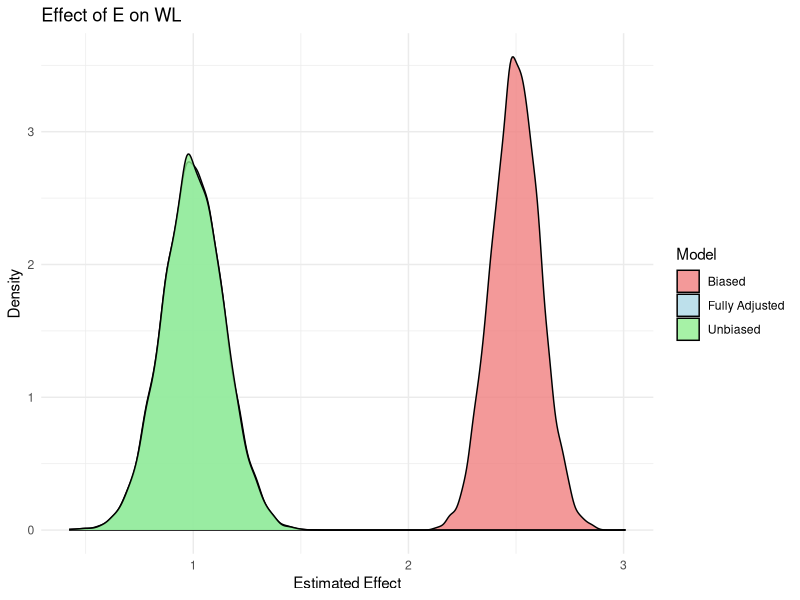
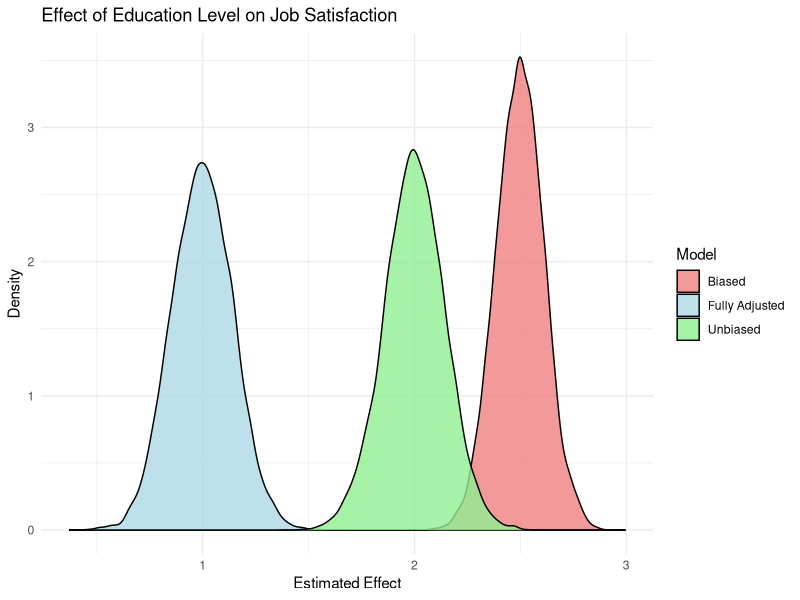
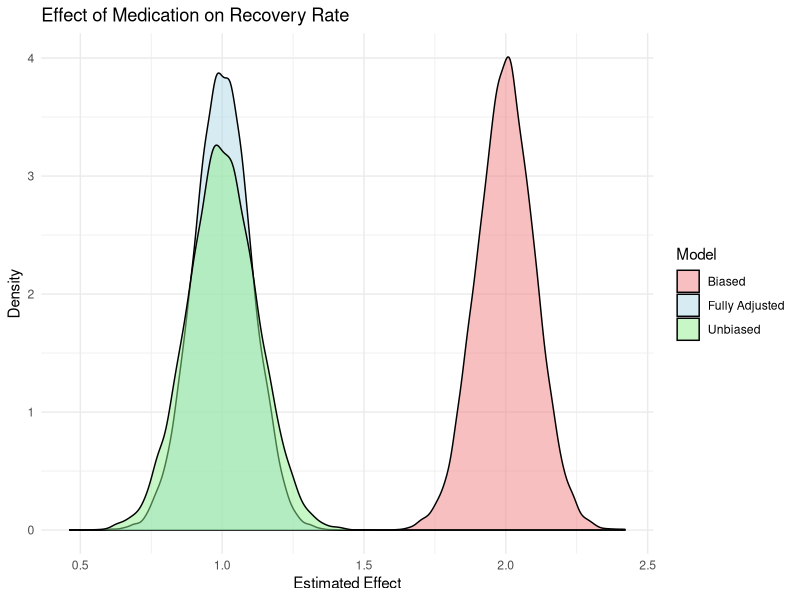
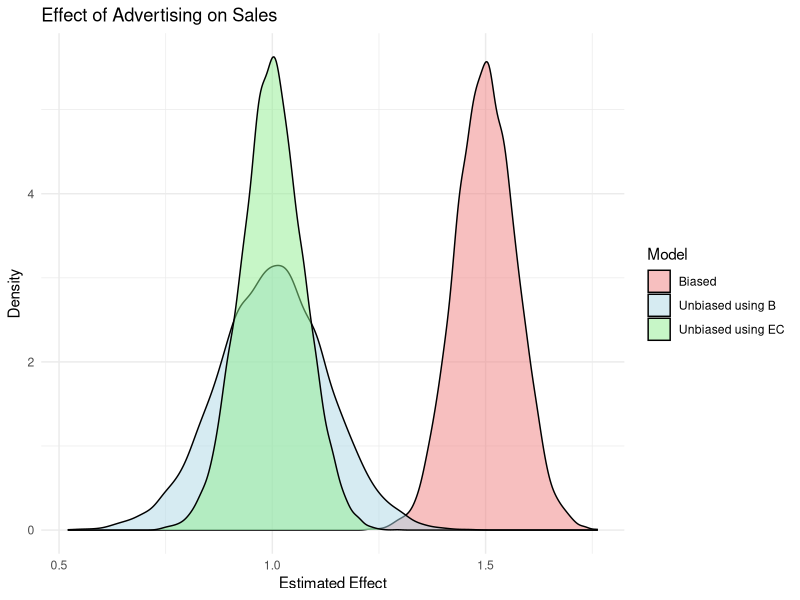
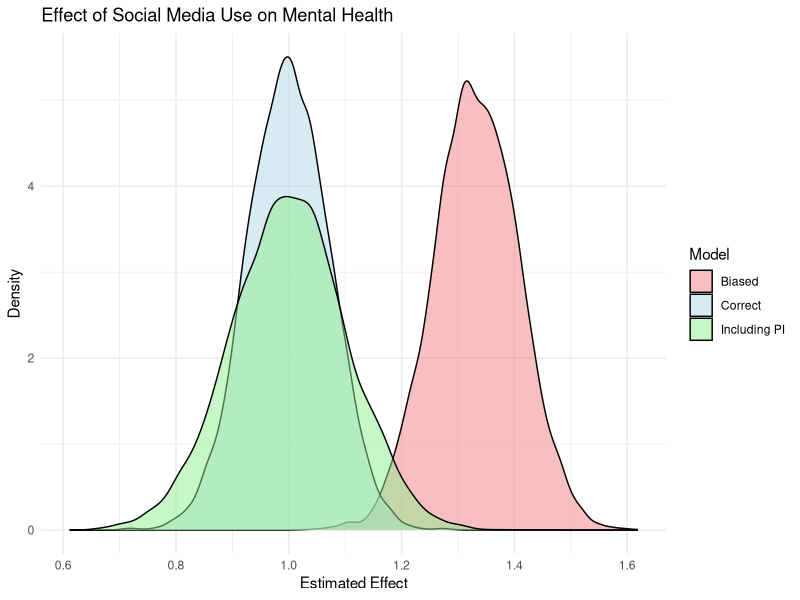
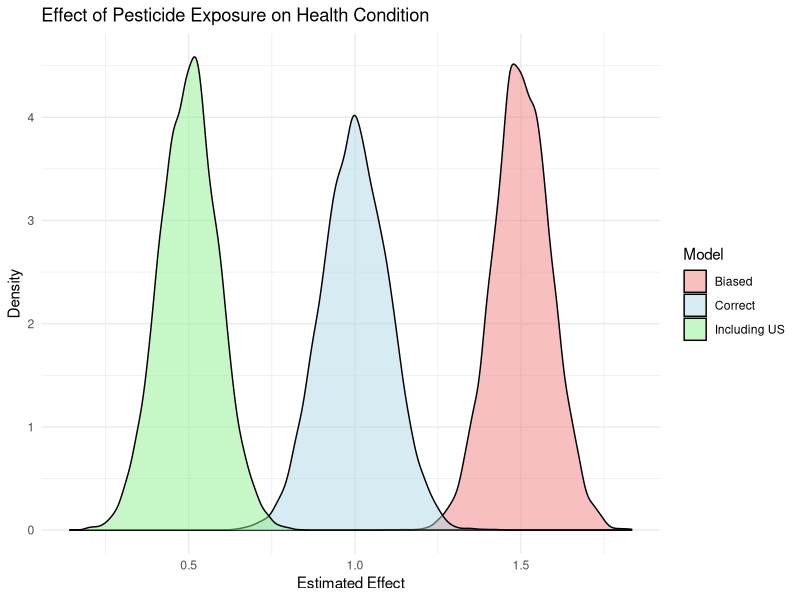

The R script that drew these images, in order:
#== Problem 1 =================================================================#


library(ggplot2)
library(parallel)

# Simulation function
sim_function <- function(N = 100) {
  M <- rnorm(N)
  E <- rnorm(N, mean = M)
  CI <- rnorm(N, mean = E + M)
  WL <- rnorm(N, mean = E + CI)
  
  c(
    coef(lm(WL ~ E))["E"],           # Biased
    coef(lm(WL ~ E + CI))["E"],      # Unbiased
    coef(lm(WL ~ E + CI + M))["E"]   # Fully adjusted
  )
}

# Run Simulation
results <- do.call(rbind, mclapply(1:10000, function(x) sim_function(), mc.cores = 4))

# Conversion
df <- data.frame(
  Effect = c(results[, 1], results[, 2], results[, 3]),
  Model = rep(c("Biased", "Unbiased", "Fully Adjusted"), each = 10000)
)

# Plot
ggplot(df, aes(x = Effect, fill = Model)) +
  geom_density(alpha = 0.8) +  
  theme_minimal() +
  labs(title = "Effect of E on WL", x = "Estimated Effect", y = "Density") +
  scale_fill_manual(values = c("lightcoral", "lightblue", "lightgreen")) 





#== Problem 2 =================================================================#



# Simulation function
sim_function <- function(N = 100) {
  CE <- rnorm(N)
  EL <- rnorm(N, mean = CE)
  F <- rnorm(N, mean = EL)
  JS <- rnorm(N, mean = EL + F + CE)
  
  c(
    coef(lm(JS ~ EL))["EL"],
    coef(lm(JS ~ EL + CE))["EL"],
    coef(lm(JS ~ EL + F + CE))["EL"]
  )
}

# Run Simulation
results <- do.call(rbind, mclapply(1:10000, function(x) sim_function(), mc.cores = 4))

# Conversion
df <- data.frame(
  Effect = c(results[, 1], results[, 2], results[, 3]),
  Model = rep(c("Biased", "Unbiased", "Fully Adjusted"), each = 10000)
)

# Plot
ggplot(df, aes(x = Effect, fill = Model)) +
  geom_density(alpha = 0.8) +  
  theme_minimal() +
  labs(title = "Effect of Education Level on Job Satisfaction", x = "Estimated Effect", y = "Density") +
  scale_fill_manual(values = c("lightcoral", "lightblue", "lightgreen"))




#== Problem 3 =================================================================#


# Simulation function
sim_function <- function(N = 100) {
  A <- rnorm(N)
  SI <- rnorm(N, mean = A)
  M <- rnorm(N, mean = SI)
  RR <- rnorm(N, mean = M + SI + A)
  
  c(
    coef(lm(RR ~ M))["M"],
    coef(lm(RR ~ M + SI))["M"],
    coef(lm(RR ~ M + SI + A))["M"]
  )
}

# Run Simulation
results <- do.call(rbind, mclapply(1:10000, function(x) sim_function(), mc.cores = 4))

# Conversion
df <- data.frame(
  Effect = c(results[, 1], results[, 2], results[, 3]),
  Model = rep(c("Biased", "Unbiased", "Fully Adjusted"), each = 10000)
)

# Plot
ggplot(df, aes(x = Effect, fill = Model)) +
  geom_density(alpha = 0.5) +  
  theme_minimal() +
  labs(title = "Effect of Medication on Recovery Rate", x = "Estimated Effect", y = "Density") +
  scale_fill_manual(values = c("lightcoral", "lightblue", "lightgreen"))



#== Problem 4 =================================================================#


# Simulation function
sim_function <- function(N = 100) {
  EC <- rnorm(N)
  Q <- rnorm(N)
  B <- rnorm(N, mean = EC)
  A <- rnorm(N, mean = Q + B)
  S <- rnorm(N, mean = A + EC + Q)
  
  c(
    coef(lm(S ~ A))["A"],
    coef(lm(S ~ A + Q + EC))["A"],
    coef(lm(S ~ A + Q + B))["A"]
  )
}

# Run Simulation
results <- do.call(rbind, mclapply(1:10000, function(x) sim_function(), mc.cores = 4))

# Conversion
df <- data.frame(
  Effect = c(results[, 1], results[, 2], results[, 3]),
  Model = rep(c("Biased", "Unbiased using EC", "Unbiased using B"), each = 10000)
)

# Plot
ggplot(df, aes(x = Effect, fill = Model)) +
  geom_density(alpha = 0.5) +  
  theme_minimal() +
  labs(title = "Effect of Advertising on Sales", x = "Estimated Effect", y = "Density") +
  scale_fill_manual(values = c("lightcoral", "lightblue", "lightgreen"))



#== Problem 5 =================================================================#


# Simulation function
sim_function <- function(N = 100) {
  OSN <- rnorm(N)
  PI <- rnorm(N)
  SM <- rnorm(N, mean = OSN + PI)
  MH <- rnorm(N, mean = SM + OSN)
  
  c(
    coef(lm(MH ~ SM))["SM"],
    coef(lm(MH ~ SM + OSN))["SM"],
    coef(lm(MH ~ SM + OSN + PI))["SM"]
  )
}

# Run Simulation
results <- do.call(rbind, mclapply(1:10000, function(x) sim_function(), mc.cores = 4))

# Conversion
df <- data.frame(
  Effect = c(results[, 1], results[, 2], results[, 3]),
  Model = rep(c("Biased", "Correct", "Including PI"), each = 10000)
)

# Plot
ggplot(df, aes(x = Effect, fill = Model)) +
  geom_density(alpha = 0.5) +  
  theme_minimal() +
  labs(title = "Effect of Social Media Use on Mental Health", x = "Estimated Effect", y = "Density") +
  scale_fill_manual(values = c("lightcoral", "lightblue", "lightgreen"))



#== Problem 6 =================================================================#


# Simulation function
sim_function <- function(N = 100) {
  D <- rnorm(N)
  PE <- rnorm(N, mean = D)
  HC <- rnorm(N, mean = PE + D)
  US <- rnorm(N, mean = HC)
  
  c(
    coef(lm(HC ~ PE))["PE"],
    coef(lm(HC ~ PE + D))["PE"],
    coef(lm(HC ~ PE + D + US))["PE"]
  )
}

# Run Simulation
results <- do.call(rbind, mclapply(1:10000, function(x) sim_function(), mc.cores = 4))

# Conversion
df <- data.frame(
  Effect = c(results[, 1], results[, 2], results[, 3]),
  Model = rep(c("Biased", "Correct", "Including US"), each = 10000)
)

# Plot
ggplot(df, aes(x = Effect, fill = Model)) +
  geom_density(alpha = 0.5) +  
  theme_minimal() +
  labs(title = "Effect of Pesticide Exposure on Health Condition", x = "Estimated Effect", y = "Density") +
  scale_fill_manual(values = c("lightcoral", "lightblue", "lightgreen"))


